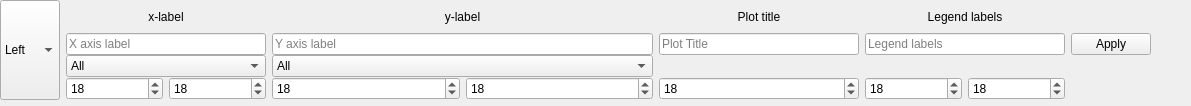
                         <widget class="QWidget" name="widget_13" native="true">
                          <layout class="QGridLayout" name="gridLayout_15">
                           <property name="leftMargin">
                            <number>0</number>
                           </property>
                           <property name="topMargin">
                            <number>0</number>
                           </property>
                           <property name="rightMargin">
                            <number>0</number>
                           </property>
                           <property name="bottomMargin">
                            <number>6</number>
                           </property>
                           <property name="horizontalSpacing">
                            <number>6</number>
                           </property>
                           <property name="verticalSpacing">
                            <number>0</number>
                           </property>
                           <item row="0" column="0" rowspan="4">
                            <widget class="QComboBox" name="cb_Active_Axis">
                             <property name="minimumSize">
                              <size>
                               <width>0</width>
                               <height>100</height>
                              </size>
                             </property>
                             <item>
                              <property name="text">
                               <string>Left</string>
                              </property>
                             </item>
                             <item>
                              <property name="text">
                               <string>Right</string>
                              </property>
                             </item>
                            </widget>
                           </item>
                           <item row="3" column="5">
                            <widget class="QSpinBox" name="sb_Title_Size">
                             <property name="minimum">
                              <number>8</number>
                             </property>
                             <property name="maximum">
                              <number>99</number>
                             </property>
                             <property name="value">
                              <number>18</number>
                             </property>
                            </widget>
                           </item>
                           <item row="1" column="9">
                            <widget class="QPushButton" name="pb_Apply_Axis_Labels">
                             <property name="text">
                              <string>Apply</string>
                             </property>
                            </widget>
                           </item>
                           <item row="1" column="10">
                            <spacer name="horizontalSpacer_2">
                             <property name="orientation">
                              <enum>Qt::Horizontal</enum>
                             </property>
                             <property name="sizeHint" stdset="0">
                              <size>
                               <width>40</width>
                               <height>20</height>
                              </size>
                             </property>
                            </spacer>
                           </item>
                           <item row="3" column="1">
                            <widget class="QSpinBox" name="sb_XLabel_Size">
                             <property name="toolTip">
                              <string>X axis label size</string>
                             </property>
                             <property name="minimum">
                              <number>8</number>
                             </property>
                             <property name="maximum">
                              <number>99</number>
                             </property>
                             <property name="value">
                              <number>18</number>
                             </property>
                            </widget>
                           </item>
                           <item row="1" column="5">
                            <widget class="QLineEdit" name="le_Title">
                             <property name="minimumSize">
                              <size>
                               <width>200</width>
                               <height>0</height>
                              </size>
                             </property>
                             <property name="maximumSize">
                              <size>
                               <width>200</width>
                               <height>16777215</height>
                              </size>
                             </property>
                             <property name="placeholderText">
                              <string>Plot Title</string>
                             </property>
                            </widget>
                           </item>
                           <item row="3" column="4">
                            <widget class="QSpinBox" name="sb_YLabel_Tick_Size">
                             <property name="toolTip">
                              <string>Y axis ytick size</string>
                             </property>
                             <property name="minimum">
                              <number>8</number>
                             </property>
                             <property name="maximum">
                              <number>99</number>
                             </property>
                             <property name="value">
                              <number>18</number>
                             </property>
                            </widget>
                           </item>
                           <item row="1" column="7" colspan="2">
                            <widget class="QLineEdit" name="le_Legend">
                             <property name="minimumSize">
                              <size>
                               <width>200</width>
                               <height>0</height>
                              </size>
                             </property>
                             <property name="maximumSize">
                              <size>
                               <width>200</width>
                               <height>16777215</height>
                              </size>
                             </property>
                             <property name="placeholderText">
                              <string>Legend labels</string>
                             </property>
                            </widget>
                           </item>
                           <item row="2" column="3" colspan="2">
                            <widget class="QCheckableComboBox" name="ccb_Freq_Used_Ylabel">
                             <item>
                              <property name="text">
                               <string>All</string>
                              </property>
                             </item>
                             <item>
                              <property name="text">
                               <string>$Z_\parallel~ [\mathrm{k\Omega}]$</string>
                              </property>
                             </item>
                             <item>
                              <property name="text">
                               <string>$Z_\perp ~[\mathrm{k\Omega/m}]$</string>
                              </property>
                             </item>
                             <item>
                              <property name="text">
                               <string>$Z_{\parallel, \perp} ~[\mathrm{k\Omega}, \mathrm{k\Omega/m}]$</string>
                              </property>
                             </item>
                            </widget>
                           </item>
                           <item row="1" column="3" colspan="2">
                            <widget class="QLineEdit" name="le_Ylabel">
                             <property name="minimumSize">
                              <size>
                               <width>200</width>
                               <height>0</height>
                              </size>
                             </property>
                             <property name="text">
                              <string/>
                             </property>
                             <property name="placeholderText">
                              <string>Y axis label</string>
                             </property>
                            </widget>
                           </item>
                           <item row="3" column="2">
                            <widget class="QSpinBox" name="sb_XLabel_Tick_Size">
                             <property name="toolTip">
                              <string>X axis xtick size</string>
                             </property>
                             <property name="minimum">
                              <number>8</number>
                             </property>
                             <property name="maximum">
                              <number>99</number>
                             </property>
                             <property name="value">
                              <number>18</number>
                             </property>
                            </widget>
                           </item>
                           <item row="3" column="3">
                            <widget class="QSpinBox" name="sb_YLabel_Size">
                             <property name="minimumSize">
                              <size>
                               <width>50</width>
                               <height>0</height>
                              </size>
                             </property>
                             <property name="toolTip">
                              <string>Y axis label size</string>
                             </property>
                             <property name="minimum">
                              <number>8</number>
                             </property>
                             <property name="maximum">
                              <number>99</number>
                             </property>
                             <property name="value">
                              <number>18</number>
                             </property>
                            </widget>
                           </item>
                           <item row="3" column="7">
                            <widget class="QSpinBox" name="sb_Legend_Size">
                             <property name="minimum">
                              <number>8</number>
                             </property>
                             <property name="maximum">
                              <number>99</number>
                             </property>
                             <property name="value">
                              <number>18</number>
                             </property>
                            </widget>
                           </item>
                           <item row="1" column="1" colspan="2">
                            <widget class="QLineEdit" name="le_Xlabel">
                             <property name="minimumSize">
                              <size>
                               <width>200</width>
                               <height>0</height>
                              </size>
                             </property>
                             <property name="maximumSize">
                              <size>
                               <width>200</width>
                               <height>16777215</height>
                              </size>
                             </property>
                             <property name="text">
                              <string/>
                             </property>
                             <property name="placeholderText">
                              <string>X axis label</string>
                             </property>
                            </widget>
                           </item>
                           <item row="3" column="8">
                            <widget class="QSpinBox" name="sb_Legend_Marker_Size">
                             <property name="minimum">
                              <number>8</number>
                             </property>
                             <property name="maximum">
                              <number>99</number>
                             </property>
                             <property name="value">
                              <number>18</number>
                             </property>
                            </widget>
                           </item>
                           <item row="0" column="1" colspan="2">
                            <widget class="QLabel" name="label_4">
                             <property name="text">
                              <string>x-label</string>
                             </property>
                             <property name="alignment">
                              <set>Qt::AlignCenter</set>
                             </property>
                            </widget>
                           </item>
                           <item row="0" column="7" colspan="2">
                            <widget class="QLabel" name="label_7">
                             <property name="text">
                              <string>Legend labels</string>
                             </property>
                             <property name="alignment">
                              <set>Qt::AlignCenter</set>
                             </property>
                            </widget>
                           </item>
                           <item row="0" column="3" colspan="2">
                            <widget class="QLabel" name="label_5">
                             <property name="text">
                              <string>y-label</string>
                             </property>
                             <property name="alignment">
                              <set>Qt::AlignCenter</set>
                             </property>
                            </widget>
                           </item>
                           <item row="2" column="1" colspan="2">
                            <widget class="QCheckableComboBox" name="ccb_Freq_Used_Xlabel">
                             <item>
                              <property name="text">
                               <string>All</string>
                              </property>
                             </item>
                             <item>
                              <property name="text">
                               <string>$f$ [MHz]</string>
                              </property>
                             </item>
                             <item>
                              <property name="text">
                               <string>$f$ [GHz]</string>
                              </property>
                             </item>
                            </widget>
                           </item>
                           <item row="0" column="5">
                            <widget class="QLabel" name="label_6">
                             <property name="text">
                              <string>Plot title</string>
                             </property>
                             <property name="alignment">
                              <set>Qt::AlignCenter</set>
                             </property>
                            </widget>
                           </item>
                          </layout>
                         </widget>
